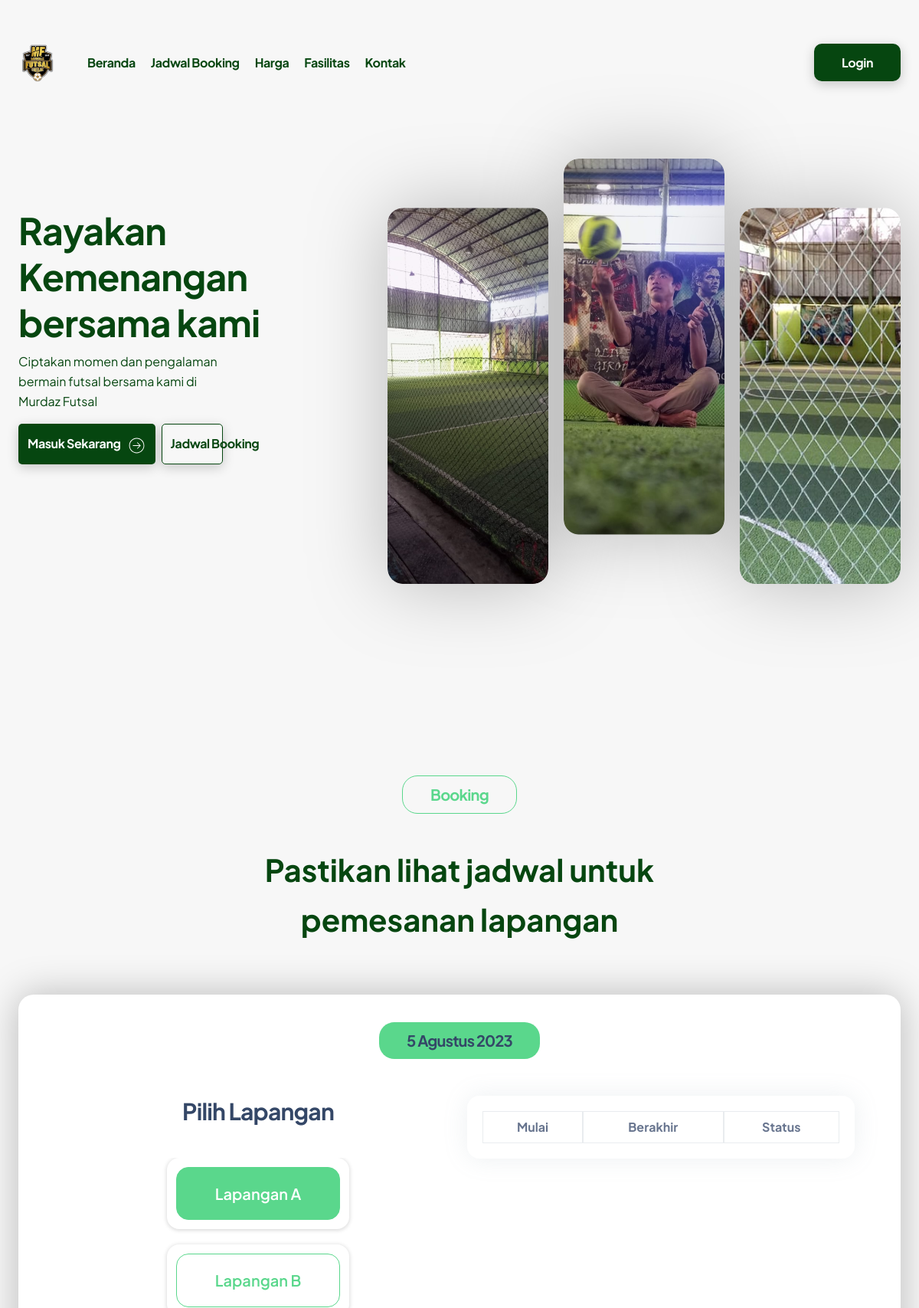
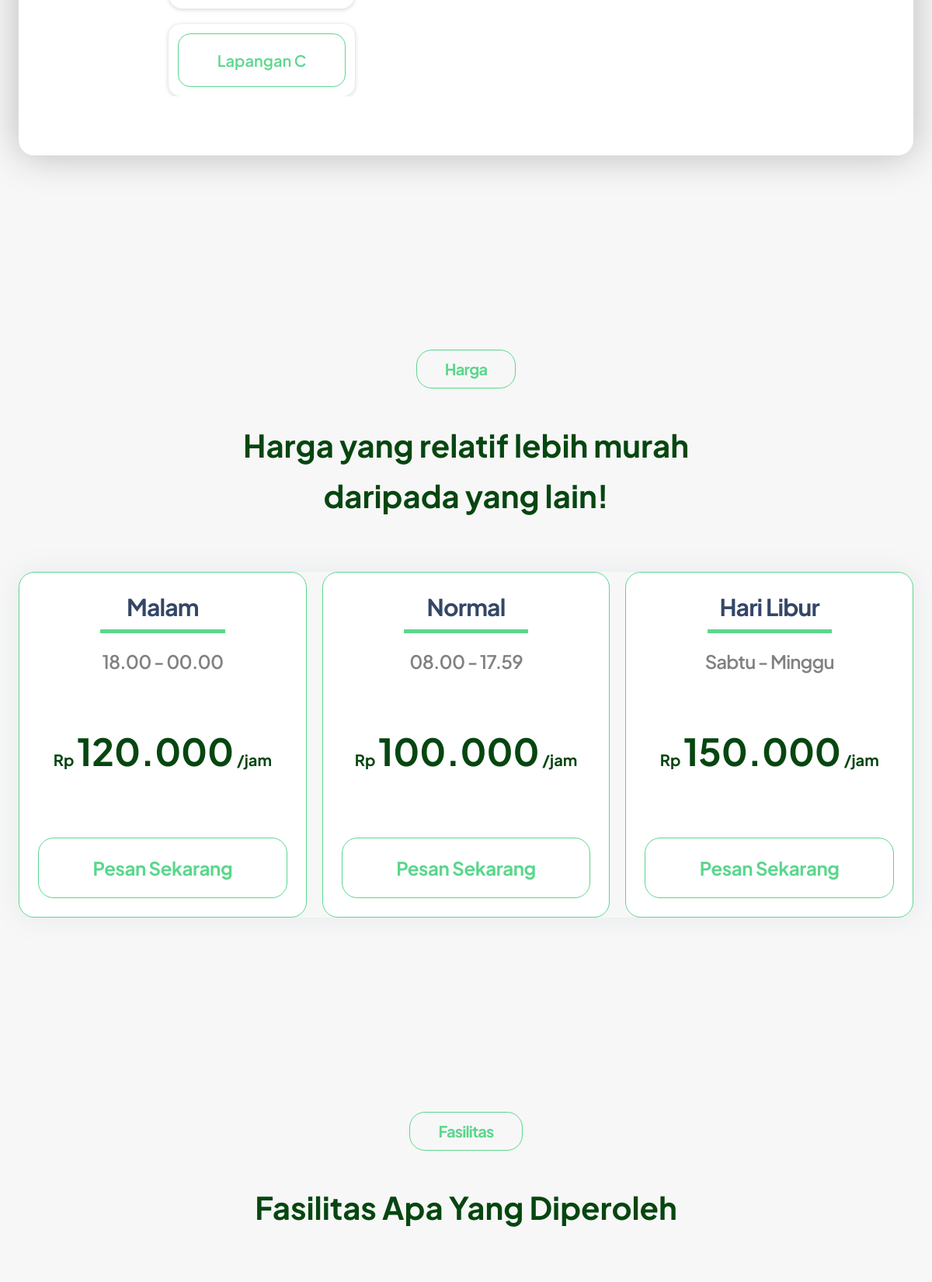
The page / (upper part) on the database its author committed (2 pictures, top to bottom).
### tables this page shows
CREATE TABLE `tbl_fields` (
  `id_field` int(11) NOT NULL,
  `field_code` text NOT NULL,
  `field_name` varchar(30) NOT NULL,
  `status` enum('Aktif','Tidak Aktif') NOT NULL,
  `qrcode` text DEFAULT NULL
);

### services/database.php (called while the page is built, shortened)
<?php
 class Database{
    protected $user = "root";
    protected $pass = "";
    protected $server = "localhost";
    protected $database = "murdaz_futsal";
    public function __construct()
    {
        $this->connect = mysqli_connect($this->server, $this->user, $this->pass, $this->database);
    }
 }
?>

### core/FieldController.php (called while the page is built, shortened)
<?php
$root = dirname(__DIR__);
include_once "$root/services/database.php";
class FieldController extends Database{
    public function get_field($request = ""){
        if ($request) {
            $query = mysqli_query($this->connect, "select * from tbl_fields where status = '$request'");
            while($row = mysqli_fetch_array($query)){
                $result[] = $row;
            }
            return $result ?? [];
        }
        return $result ?? [];
    }
}
?>

### pages/index.php (the view, shortened to what this page needs)
<?php
    include_once './layouts/main-header.php';
    include_once "./core/FieldController.php";
    $field = new FieldController();
    $field_result = $field->get_field("Aktif");
?>
<body class="bg-[#F7F7F7]">
    <header class="container">
        <nav class="mt-[30px] flex justify-between items-center">
        <ul class="flex gap-5 text-forest font-bold justify-between items-center py-4">
                <li class="mr-5">
                <a class="block m-0 text-sm whitespace-nowrap dark:text-white text-slate-700" href="" >
                    <img width="50"  src="<?= $url ?>/assets/img/logo.png" class="  max-w-full transition-all duration-200 dark:inline ease-nav-brand " alt="main_logo" />
                </a>
                </li>
                <li>
                    <a href="#">Beranda</a>
                </li>
                <li>
                    <a href="#jadwal">Jadwal Booking</a>
                </li>
                <li>
                    <a href="#harga">Harga</a>
                </li>
                <li>
                    <a href="#fasilitas">Fasilitas</a>
                </li>
                <li>
                    <a href="#kontak">Kontak</a>
                </li>
            </ul>
            <div>
                <?php
                if (isset($_SESSION['username']) && isset($_SESSION['password'])) {
                        if ($_SESSION['role'] == "1") {
                ?>
                <a class="font-bold bg-forest text-white py-3.5 px-9 rounded-[10px] shadow-[0px_4px_15px_0px_rgba(0,0,0,0.20)]" href="index.php?page=guest/dashboard">Dashboard</a>
                <?php
                        }else{
                ?>
                <a class="font-bold bg-forest text-white py-3.5 px-9 rounded-[10px] shadow-[0px_4px_15px_0px_rgba(0,0,0,0.20)]" href="index.php?page=dashboard">Dashboard</a>
                <?php
                        }
                }else {
                ?>
                <a class="font-bold bg-forest text-white py-3.5 px-9 rounded-[10px] shadow-[0px_4px_15px_0px_rgba(0,0,0,0.20)]" href="index.php?page=login">Login</a>
                <?php
                }
                ?>
            </div>
        </nav>
    </header>
    <main class="container">
        <section class="flex my-[137px]">
            <div class="text-forest">
                <h1 class="text-forest">Rayakan Kemenangan bersama kami</h1>
                <p class="max-w-72">Ciptakan momen dan pengalaman
                    bermain futsal  bersama kami di
                    <span>Murdaz Futsal</span>
                </p>
                <div class="flex justify-start gap-2">
                    <?php
                        if (isset($_SESSION['username']) && isset($_SESSION['password'])) {
                                if ($_SESSION['role'] == "1") {
                        ?>
                        <a class="flex gap-2 justify-center items-center py-3 bg-forest font-bold text-white px-3 rounded-[5px] shadow-[0px_4px_15px_0px_rgba(0,0,0,0.20)]" href="index.php?page=guest/dashboard">
                            Masuk Sekarang
                            <img class="text-black mt-1" src="./public/assets/img/arrow-circle.svg" alt="" srcset="">
                        </a>
                        <?php
                                }else{
                        ?>
                        <a class="flex gap-2 justify-center items-center py-3 bg-forest font-bold text-white px-3 rounded-[5px] shadow-[0px_4px_15px_0px_rgba(0,0,0,0.20)]" href="index.php?page=dashboard">
                            Masuk Sekarang
                            <img class="text-black mt-1" src="./public/assets/img/arrow-circle.svg" alt="" srcset="">
                        </a>
                        <?php
                                }
                        }else {
                        ?>
                        <a class="flex gap-2 justify-center items-center py-3 bg-forest font-bold text-white px-3 rounded-[5px] shadow-[0px_4px_15px_0px_rgba(0,0,0,0.20)]" href="index.php?page=login">
                            Masuk Sekarang
                            <img class="text-black mt-1" src="./public/assets/img/arrow-circle.svg" alt="" srcset="">
                        </a>
                        <?php
                        }
                        ?>
                    <a class="flex gap-2 justify-center items-center relative px-3 before:ease-in before:duration-200 before:absolute before:left-0 before:w-20 before:h-full before:-z-10  hover:before:w-full before:border before:border-forest before:px-9 before:rounded-[5px] before:shadow-[0px_4px_15px_0px_rgba(0,0,0,0.20)] font-bold" href="#jadwal">
                        Jadwal Booking
                    </a>
                </div>
            </div>
            <div class="flex gap-5 ">
                <div class="rounded-5 overflow-hidden drop-shadow-[0px_0px_50px_rgba(0,0,0,0.25)]">
                    <img src="./public/assets/img/hero-1.png" alt="">
                </div>
                <div class="rounded-5 overflow-hidden relative bottom-16 drop-shadow-[0px_0px_50px_rgba(0,0,0,0.25)]">
                    <img width="210" src="./public/assets/img/hero-2.png" alt="">
                </div>
                <div class="rounded-5 overflow-hidden drop-shadow-[0px_0px_50px_rgba(0,0,0,0.25)]">
                    <img src="./public/assets/img/hero-3.png" alt="">
                </div>
            </div>
        </section>
        <section id="jadwal" class="my-[250px]">
        <div class="flex flex-col justify-center items-center gap-10 my-[50px]">
            <h2 class="text-xl rounded-5 m-0 border border-malachite text-malachite  py-2.5 px-9">Booking</h2>
            <p class="font-bold text-forest max-w-xl text-10 text-center">Pastikan lihat jadwal untuk pemesanan lapangan</p>
        </div>
        <div class="py-9 px-[60px] shadow-[0px_0px_50px_0px_rgba(0,0,0,0.25)] rounded-5 bg-white">
            <div class="flex justify-center">
                <div class="rounded-5 bg-malachite py-2.5 px-9 ">
                    <h2 id="date-booking" class="text-xl m-0"><?= date('d M Y') ?></h2>
                </div>
            </div>
            <div class="flex justify-center items-stretch gap-5 mt-12">
                <div class="w-full">
                    <h3 class="text-center mb-5">Pilih Lapangan</h3>
                    <div class="flex py-10 my-10 max-h-80 overflow-x-scroll gap-5 flex-col items-center justify-center">
                        <?php
                            foreach ($field_result as $field) {
                        ?>
                        <div class=" shadow-xxs rounded-4 px-3 py-3 group/1 cursor-pointer">
                            <h5 onclick="changeField(this,<?= $field['id_field'] ?>)" class="border-malachite inline-block border text-malachite btn-field py-5 px-[50px] m-0 rounded-4 group-hover/1:text-white group-hover/1:bg-malachite ease-in-out duration-150"><?= $field['field_name']; ?></h5>
                        </div>
                        <?php }?>
                    </div>
                </div>
                <div class="w-full h-full">
                    <div class="relative w-full h-full flex flex-col p-5 break-words bg-white border-0 shadow-xl rounded-2xl bg-clip-border">
                        <div class=" table-responsive">
                        <table class="w-full table-flush text-slate-500" cellspacing="0">
                            <thead class="border-4 w-full">
                            <tr class="">
                                <th class="border p-2">Mulai</th>
                                <th class="border p-2">Berakhir</th>
                                <th class="border p-2">Status</th>
                            </tr>
                            </thead>
                        </table>
                        </div>
                    </div>
                </div>
            </div>
            </div>
        </section>
        <section id="harga" class="my-[250px]">
            <div class="flex flex-col justify-center items-center gap-10 my-[50px]">
                <h2 class="text-xl rounded-5 m-0 border border-malachite text-malachite    py-2.5 px-9">Harga</h2>
                <p class="font-bold text-forest max-w-xl text-10 text-center">
                    Harga yang relatif lebih
                    murah daripada yang lain!
                </p>
            </div>
            <div class="flex w-full gap-5 shadow-xl rounded-5">
                <div class="flex flex-col items-center px-6 w-full border border-malachite rounded-5 py-6 bg-white">
                    <h3 class="w-full relative text-center font-bold">Malam</h3>
                    <div class="w-1/2 h-1.2 bg-malachite "></div>
                    <h4 class="text-secondary my-5">18.00 - 00.00</h4>
                    <p class="text-5 font-bold text-forest my-10">Rp <span class="text-12">120.000</span> /jam</p>
                    <a class="mt-8 rounded-5 border-malachite border font-bold text-6 py-5 w-full text-center text-malachite hover:bg-malachite hover:text-white duration-100 ease-in" href="./index.php?page=login">Pesan Sekarang</a>
                </div>
                <div class="flex flex-col items-center px-6 w-full border border-malachite rounded-5 py-6 bg-white">
                    <h3 class="w-full relative text-center font-bold">Normal</h3>
                    <div class="w-1/2 h-1.2 bg-malachite "></div>
                    <h4 class="text-secondary my-5">08.00 - 17.59</h4>
                    <p class="text-5 font-bold text-forest my-10">Rp <span class="text-12">100.000</span> /jam</p>
                    <a class="mt-8 rounded-5 border-malachite border font-bold text-6 py-5 w-full text-center text-malachite hover:bg-malachite hover:text-white duration-100 ease-in" href="./index.php?page=login">Pesan Sekarang</a>
                </div>
                <div class="flex flex-col items-center px-6 w-full border border-malachite rounded-5 py-6 bg-white">
                    <h3 class="w-full relative text-center font-bold">Hari Libur</h3>
                    <div class="w-1/2 h-1.2 bg-malachite "></div>
                    <h4 class="text-secondary my-5">Sabtu - Minggu</h4>
                    <p class="text-5 font-bold text-forest my-10">Rp <span class="text-12">150.000</span> /jam</p>
                    <a class="mt-8 rounded-5 border-malachite border font-bold text-6 py-5 w-full text-center text-malachite hover:bg-malachite hover:text-white duration-100 ease-in" href="./index.php?page=login">Pesan Sekarang</a>
                </div>
            </div>
        </section>
        <section id="fasilitas" class="my-[250px]">
            <div class="flex flex-col justify-center items-center gap-10 my-[50px]">
                <h2 class="text-xl rounded-5 m-0 border border-malachite text-malachite  py-2.5 px-9">Fasilitas</h2>
                <p class="font-bold text-forest text-10 text-center">Fasilitas Apa Yang Diperoleh</p>
            </div>
        </section>
    </main>
<?php
    include_once "./layouts/main-footer.php";
?>

### public/assets/css/guest.css (style rules this page uses)
html { line-height: 1.5; -webkit-text-size-adjust: 100%; -moz-tab-size: 4; -o-tab-size: 4; tab-size: 4; font-family: Open Sans; }
body { margin: 0; line-height: inherit; }
h1, h2, h3, h4, h5, h6 { font-size: inherit; font-weight: inherit; }
a { color: inherit; text-decoration: inherit; }
table { text-indent: 0; border-color: inherit; border-collapse: collapse; }
blockquote, dl, dd, h1, h2, h3, h4, h5, h6, hr, figure, p, pre { margin: 0; }
ol, ul, menu { list-style: none; margin: 0; padding: 0; }
img, svg, video, canvas, audio, iframe, embed, object { display: block; vertical-align: middle; }
img, video { max-width: 100%; height: auto; }
.container { width: 100%; margin-right: auto; margin-left: auto; padding-right: 1.5rem; padding-left: 1.5rem; }
@media (min-width: 576px) { .container { max-width: 576px; } }
@media (min-width: 768px) { .container { max-width: 768px; } }
@media (min-width: 992px) { .container { max-width: 992px; } }
@media (min-width: 1200px) { .container { max-width: 1200px; } }
a { letter-spacing: -0.025rem; }
img { max-width: none; }
p { line-height: 1.625; font-weight: 400; margin-bottom: 1rem; }
table { border-collapse: inherit; }
h1, h2, h3, h4, h5, h6 { margin-bottom: .5rem; color: #344767; }
h1, h2, h3, h4 { letter-spacing: -0.05rem; }
h1, h2, h3 { font-weight: 700; }
h4, h5, h6 { font-weight: 600; }
h1 { font-size: 3rem; line-height: 1.25; }
h2 { font-size: 2.25rem; line-height: 1.3; }
h3 { font-size: 1.875rem; line-height: 1.375; }
h4 { font-size: 1.5rem; line-height: 1.375; }
h5 { font-size: 1.25rem; line-height: 1.375; }
.relative { position: relative; }
.m-0 { margin: 0px; }
.mt-1 { margin-top: 0.25rem; }
.mt-12 { margin-top: 3rem; }
.block { display: block; }
.inline-block { display: inline-block; }
.flex { display: flex; }
.h-full { height: 100%; }
.w-full { width: 100%; }
.w-1\/2 { width: 50%; }
.max-w-full { max-width: 100%; }
.cursor-pointer { cursor: pointer; }
.flex-col { flex-direction: column; }
.items-center { align-items: center; }
.items-stretch { align-items: stretch; }
.justify-center { justify-content: center; }
.justify-between { justify-content: space-between; }
.overflow-hidden { overflow: hidden; }
.whitespace-nowrap { white-space: nowrap; }
.break-words { overflow-wrap: break-word; }
.rounded-2xl { border-radius: 1rem; }
.border-0 { border-width: 0px; }
.border { border-width: 1px; }
.bg-white { --tw-bg-opacity: 1; background-color: rgb(255 255 255 / var(--tw-bg-opacity)); }
.bg-clip-border { background-clip: border-box; }
.p-2 { padding: 0.5rem; }
.py-6 { padding-top: 1.5rem; padding-bottom: 1.5rem; }
.py-4 { padding-top: 1rem; padding-bottom: 1rem; }
.px-6 { padding-left: 1.5rem; padding-right: 1.5rem; }
.px-3 { padding-left: 0.75rem; padding-right: 0.75rem; }
.py-2\.5 { padding-top: 0.625rem; padding-bottom: 0.625rem; }
.py-3\.5 { padding-top: 0.875rem; padding-bottom: 0.875rem; }
.py-3 { padding-top: 0.75rem; padding-bottom: 0.75rem; }
.text-center { text-align: center; }
.text-sm { font-size: 0.875rem; line-height: 1.5rem; }
.text-xl { font-size: 1.25rem; line-height: 1.75rem; }
.font-bold { font-weight: 700; }
.text-slate-500 { --tw-text-opacity: 1; color: rgb(103 116 142 / var(--tw-text-opacity)); }
.text-slate-700 { --tw-text-opacity: 1; color: rgb(52 71 103 / var(--tw-text-opacity)); }
.text-white { --tw-text-opacity: 1; color: rgb(255 255 255 / var(--tw-text-opacity)); }
.text-black { --tw-text-opacity: 1; color: rgb(0 0 0 / var(--tw-text-opacity)); }
.shadow-xl { --tw-shadow: 0 0 2rem 0 rgba(136,152,170,.15); --tw-shadow-colored: 0 0 2rem 0 var(--tw-shadow-color); box-shadow: var(--tw-ring-offset-shadow, 0 0 #0000), var(--tw-ring-shadow, 0 0 #0000), var(--tw-shadow); }
.transition-all { transition-property: all; transition-timing-function: cubic-bezier(0.25, 0.1, 0.25, 1); transition-duration: 150ms; }
.duration-200 { transition-duration: 200ms; }
.ease-in { transition-timing-function: cubic-bezier(0.42, 0, 1, 1); }
.ease-in-out { transition-timing-function: cubic-bezier(0.42, 0, 0.58, 1); }
.before\:absolute::before { content: var(--tw-content); position: absolute; }
.before\:h-full::before { content: var(--tw-content); height: 100%; }

### rows shown on the page
tbl_fields: field_name "Lapangan A"
tbl_fields: field_name "Lapangan B"
tbl_fields: field_name "Lapangan C"
